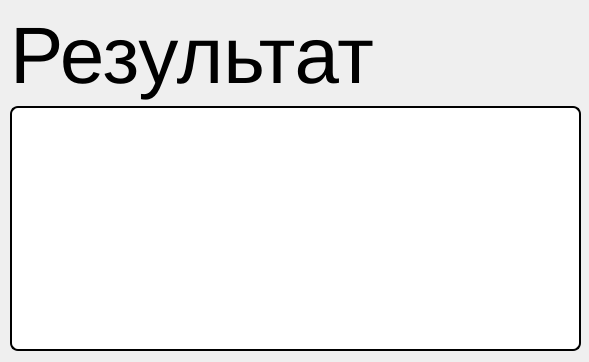
<?xml version="1.0" encoding="UTF-8"?>
<ui version="4.0">
 <class>DataResult</class>
 <widget class="QWidget" name="DataResult">
  <property name="windowModality">
   <enum>Qt::WindowModality::ApplicationModal</enum>
  </property>
  <property name="enabled">
   <bool>false</bool>
  </property>
  <property name="geometry">
   <rect>
    <x>0</x>
    <y>0</y>
    <width>589</width>
    <height>362</height>
   </rect>
  </property>
  <property name="mouseTracking">
   <bool>false</bool>
  </property>
  <property name="windowTitle">
   <string>Form</string>
  </property>
  <widget class="QWidget" name="verticalLayoutWidget">
   <property name="geometry">
    <rect>
     <x>10</x>
     <y>10</y>
     <width>571</width>
     <height>341</height>
    </rect>
   </property>
   <layout class="QVBoxLayout" name="verticalLayout">
    <item>
     <widget class="QLabel" name="label">
      <property name="styleSheet">
       <string notr="true">font: 60pt;
color: rgb(0, 0, 0)</string>
      </property>
      <property name="text">
       <string>Результат</string>
      </property>
     </widget>
    </item>
    <item>
     <widget class="QTableWidget" name="tableWidget">
      <property name="styleSheet">
       <string notr="true">font: 18pt;
color: rgb(0, 0, 0);
background-color: rgb(255, 255, 255);
border-radius:8px;
border-style: outset;
border-width: 2px;
border-color: black;</string>
      </property>
     </widget>
    </item>
   </layout>
  </widget>
 </widget>
 <resources/>
 <connections/>
</ui>
